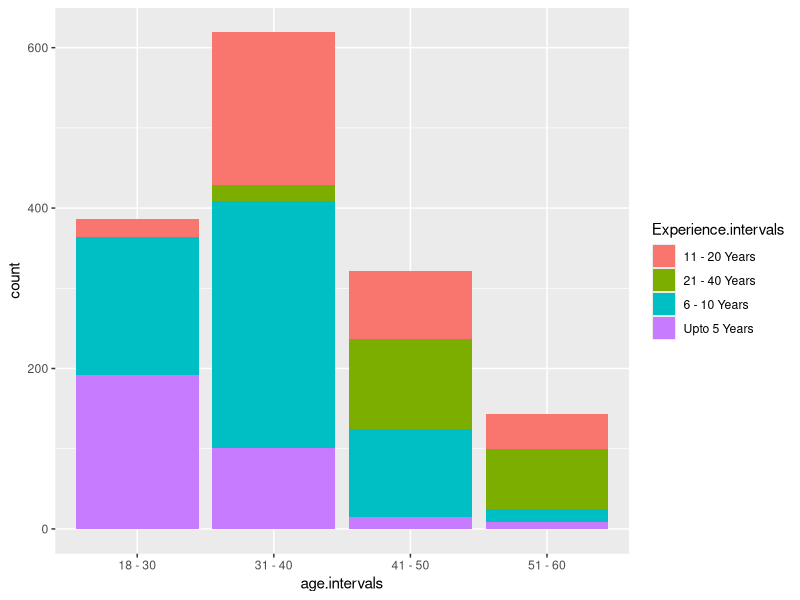

Source code (R):
library(tidyverse)

setwd('/Users/justinhayes/Desktop/R For Data Science/RandomPracticeProblems/ChiSquareProblem')
exp <- read.csv('chi1.csv')
attach(exp)
head(exp)
dim(exp)

# Visualize count within each age bin and filled with experience variable
ggplot(exp, aes(x = age.intervals, fill = Experience.intervals)) +
  geom_histogram(stat = "count")

# Step 3 - Calculate the proportion of experience of employees

# Proportion table for observed frequencies, percentages
prop.table(table(Experience.intervals))

# Calculate the Chi-Square Value
chisq.test(x = table(Experience.intervals), 
           p = c(0.2, 0.17, 0.41, 0.22)) # p = percentages reported by company

# Results:
# Chi-squared test for given probabilities
# data:  table(Experience.intervals)
# X-squared = 14.762, df = 3, p-value = 0.002032 *SIGNIFICANT - Actual percentages
# differ from those reported*

